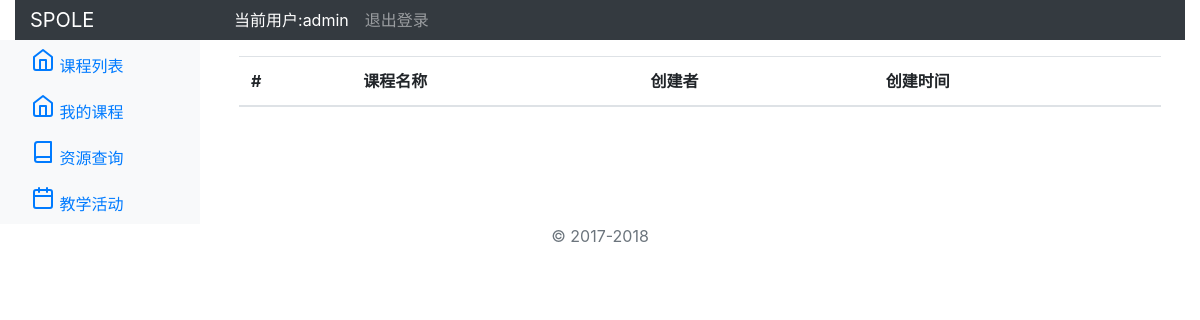
The app's page /ple/my_course/ (signed in), older data.
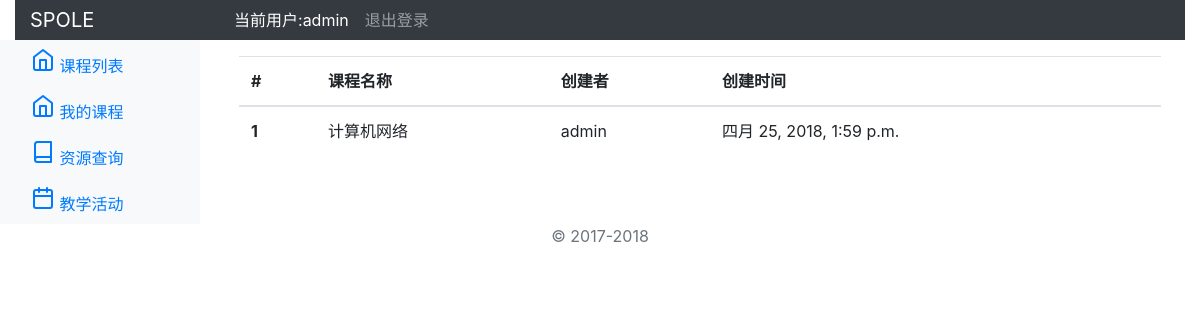
The same page, newer data.
### cms/models.py (models this page shows, shortened)
class Member(models.Model):
    ROLE_CHOICES = (
    ('teacher', '教师'),
    ('student', '学生'),
    )
    course = models.ForeignKey(Course,on_delete=models.CASCADE,related_name="members",default=None,verbose_name='所属课程')
    name = models.CharField(max_length=300,verbose_name='姓名')
    sno = models.CharField(max_length=300,verbose_name='学号')
    user = models.ForeignKey(User,on_delete=models.SET_NULL,related_name="members",null=True,blank=True,default=None,verbose_name='系统用户')
    role = models.CharField(max_length=300,choices=ROLE_CHOICES,verbose_name='角色')
    joined = models.DateTimeField(auto_now_add=True,verbose_name='加入时间')
    class Meta:
        verbose_name_plural = '成员'

class Course(models.Model):
    name = models.CharField(max_length=300,verbose_name='课程名称')
    code = models.CharField(max_length=300,verbose_name='课程代码')
    introduction = RichTextUploadingField(verbose_name='课程简介')#引入ckeditor编辑器
    picture = models.ImageField(verbose_name='课程封面')
    term = models.CharField(max_length=300,verbose_name='学期代码')
    author = models.ForeignKey(User,on_delete=models.CASCADE,\
      related_name="courses",default=None,verbose_name='创建者')#外键型字段
    created = models.DateTimeField(auto_now_add=True)
    class Meta:
        verbose_name_plural = '课程'

### ple/views.py (the view)
# urls.py: path('my_course/',views.my_course_list,name="ple_my_course"),#我的课程列表
def my_course_list(request):
    members = request.user.members.all()#获取登录用户，反向查询课程成员
    return render(request, "ple_my_course_list.html",{"members":members})

### ple/templates/ple_my_course_list.html (shortened to what this page needs)
{% extends "base_ple.html" %}
{% block content %}
<div class="container">
   <table class="table">
    <thead>
      <tr>
        <th scope="col">#</th>
        <th scope="col">课程名称</th>
        <th scope="col">创建者</th>
        <th scope="col">创建时间</th>
      </tr>
    </thead>
    <tbody>
    {% for member in members %}
      <tr>
        <th scope="row">{{forloop.counter}}</th>
        <td>{{member.course.name}}</td>
        <td>{{member.course.author}}</td>
        <td>{{member.course.created}}</td>
      </tr>
    {% endfor %}
    </tbody>
  </table>
</div>
{% endblock %}

Row changes from the older to the newer data that the page shows:
added Member: course.name "计算机网络", course.author "admin", course.created "四月 25, 2018, 1:59 p.m."
